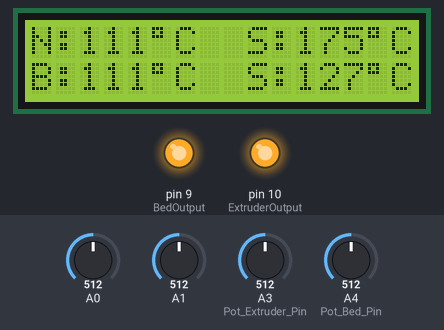
Simulated run of this sketch. Board: Arduino Uno, built with avr-gcc and run on an emulated ATmega328P. Parts: 16×2 character LCD, output pins drawn as LEDs (lit = HIGH). Inputs (shaded band) come from the test bench; at power-on: A0 = 512, A1 = 512, A3 (Pot_Extruder_Pin) = 512, A4 (Pot_Bed_Pin) = 512.

Above: at 1.2 s.
1.3 s: A0 set to 422
At 1.9 s:
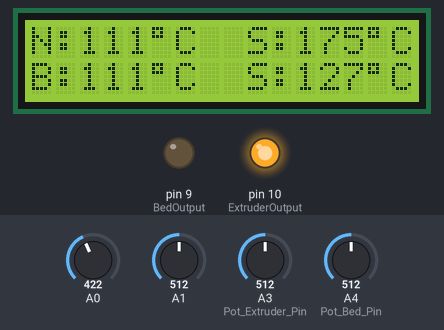
3.5 s: A0 set to 401
At 4.9 s:
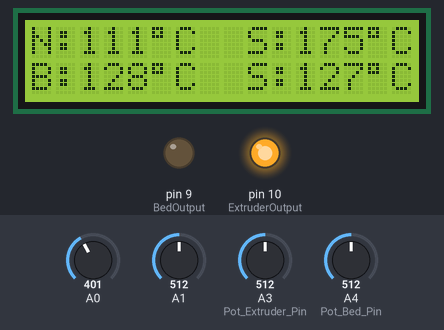
5.5 s: A1 set to 716
At 6.5 s:
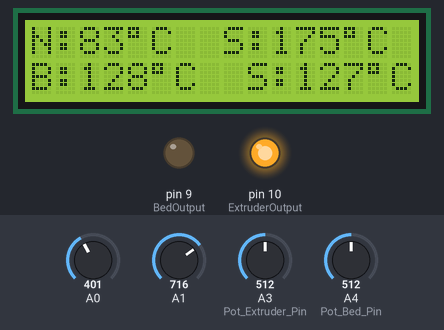
7.5 s: A3 (Pot_Extruder_Pin) set to 716
At 9.2 s:
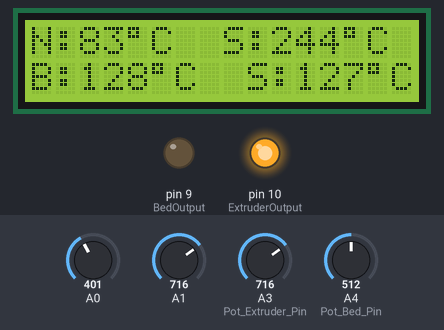
9.5 s: A4 (Pot_Bed_Pin) set to 530
At 11.1 s:
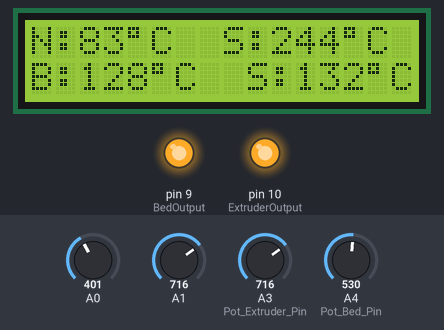
11.5 s: A1 set to 306
At 11.9 s:
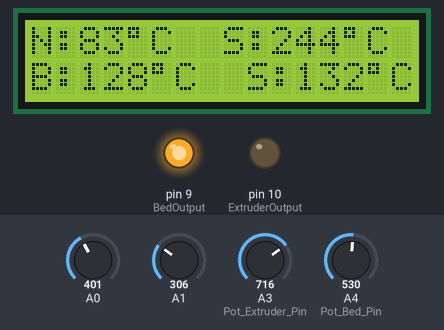
Timing chart, 0 to 14.5 s (numbered marks = the images above; inputs shaded):
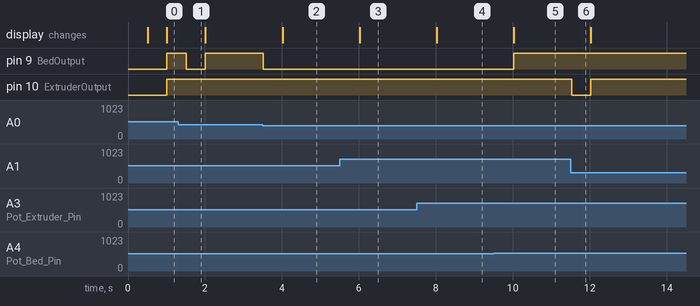

The sketch:

potlu.ino
```cpp
/*
 * Nuri Erginer
 * <http://3dprint.gnexlab.com/>
 * Extruder Controller Ver 3.2
 * Arduino üzerine gömülü yazılım
 * Bu yazılım 3d printerın extruder kısmını kontrol etmek için geliştirilmiştir.
 * Bu yazılım pc ile haberleşmez. usb üzerinden haberleşme mach3 cnc yazılımını etkilediği için bu versiyon geliştirildi
 * Isı kontrolü için pid yerine bang bang methodu kullanılmıştır. Daha büyük ısınma yüzeyi ile test edilecektir.
 */
#include <LiquidCrystal.h>
#include <PID_v1.h>

String firstLCDLine = String(16);
String secondLCDLine = String(16);
LiquidCrystal lcd(12, 11, 5, 4, 3, 2);

//Thermistor
#define T1 A1 //thermistor 1 connected to A1
#define T2 A0 //thermistor 2 connected to A0


#define Pot_Extruder_Pin   A3
#define Pot_Bed_Pin   A4

//Outputs
#define ExtruderOutput 10
#define BedOutput 9

long POT_previousMillis = 0;        // will store last time LED was updated
long POT_interval = 500;           // interval at which to blink (milliseconds)

long Display_previousMillis =0;
long Display_interval = 500;

#define TEMPERATURE_SAMPLES 10
#define TEMP_UPDATE_INTERVAL 200
unsigned long temp_prev_time;

double Current_Extruder_Temp = 0;
double Set_Extruder_Temp = 185;

double Current_Bed_Temp = 0;
double Set_Bed_Temp = 75;


int Extruder_Pot_Value;
int Bed_Pot_Value;


void setup() {

//  analogReference(EXTERNAL);

//  Serial.begin(4800);
//  Serial.println("Ready.");
  pinMode(ExtruderOutput, OUTPUT);
  digitalWrite(ExtruderOutput, LOW);

  pinMode(BedOutput, OUTPUT);
  digitalWrite(BedOutput, LOW);

  initPID();

  lcd.begin(16, 2);
  lcd.clear();
  lcd.print("gnexlab");
}

void LCDdisplay(){

   firstLCDLine = "N:";
   firstLCDLine.concat ((int)Current_Extruder_Temp);
   firstLCDLine.concat (char(223));
 //  firstLCDLine.concat (char(178));
   firstLCDLine.concat("C  ");

   firstLCDLine.concat("S:");
   firstLCDLine.concat ((int)Set_Extruder_Temp);
   firstLCDLine.concat (char(223));
 //  firstLCDLine.concat (char(178));
   firstLCDLine.concat("C");

   int bosluk1 = 16-firstLCDLine.length();
   for (int i=0; i <bosluk1; i++){
   firstLCDLine.concat(" ");
   }

   lcd.setCursor (0, 0);
   lcd.print (firstLCDLine);

   secondLCDLine = "B:";
   secondLCDLine.concat((int)Current_Bed_Temp);
   secondLCDLine.concat (char(223));
 //  secondLCDLine.concat (char(178));
   secondLCDLine.concat("C  ");

   secondLCDLine.concat("S:");
   secondLCDLine.concat((int)Set_Bed_Temp);
   secondLCDLine.concat (char(223));
 //  secondLCDLine.concat (char(178));
   secondLCDLine.concat("C");


   int bosluk = 16-secondLCDLine.length();
   for (int i=0; i <bosluk; i++){
   secondLCDLine.concat(" ");
   }

   lcd.setCursor (0, 1);
   lcd.print (secondLCDLine);
}

void loop() {

 if (millis() - POT_previousMillis > POT_interval)
{
    POT_previousMillis = millis();   // PID update rate

Extruder_Pot_Value = analogRead(Pot_Extruder_Pin); // read the value from the sensor
Extruder_Pot_Value = map(Extruder_Pot_Value, 0, 1023, 0, 350);

Set_Extruder_Temp = Extruder_Pot_Value;

Bed_Pot_Value = analogRead(Pot_Bed_Pin); // read the value from the sensor
Bed_Pot_Value = map(Bed_Pot_Value, 0, 1023, 0, 255);

Set_Bed_Temp = Bed_Pot_Value;

//Serial.println(Bed_Pot_Value);
}//if millis


 if (millis() - Display_previousMillis > Display_interval)
{
    Display_previousMillis = millis();   // PID update rate
    LCDdisplay();


Manage_Temperatures ();

}// if milis


//Serial.println(Motor_Pot_Value);

}//loop
```

MangeTemperature.ino
```cpp
// (licence header left out)
/**********************************************************************************************
 * Arduino PID Library - Version 1
 * by Brett Beauregard <br3ttb@gmail.com> brettbeauregard.com
 **********************************************************************************************/
double OutputValueExtruder;
double OutputValueBed;

double KP_Extruder = 400;
double KI_Extruder = 0.08;
double KD_Extruder = 400;

double KP_Bed = 400;
double KI_Bed = 0.08;
double KD_Bed = 400;


PID PIDExtruder(&Current_Extruder_Temp, &OutputValueExtruder, &Set_Extruder_Temp,KP_Extruder,KI_Extruder,KD_Extruder, DIRECT);
PID PIDBed(&Current_Bed_Temp, &OutputValueBed, &Set_Bed_Temp,KP_Bed,KI_Bed,KD_Bed, DIRECT);


int WindowSizeExtruder = 5000;
unsigned long windowStartTimeExtruder;

int WindowSizeBed = 5000;
unsigned long windowStartTimeBed;


// Thermistor lookup table for RepRap Temperature Sensor Boards (http://make.rrrf.org/ts)
// Made with createTemperatureLookup.py (http://svn.reprap.org/trunk/reprap/firmware/Arduino/utilities/createTemperatureLookup.py)
// ./createTemperatureLookup.py --r0=100000 --t0=25 --r1=0 --r2=4700 --beta=4066 --max-adc=1023
// r0: 100000
// t0: 25
// r1: 0
// r2: 4700
// beta: 4066
// max adc: 1023
#define NUMTEMPS 20
short temptable[NUMTEMPS][2] = {
   {1, 841},
   {54, 255},
   {107, 209},
   {160, 184},
   {213, 166},
   {266, 153},
   {319, 142},
   {372, 132},
   {425, 124},
   {478, 116},
   {531, 108},
   {584, 101},
   {637, 93},
   {690, 86},
   {743, 78},
   {796, 70},
   {849, 61},
   {902, 50},
   {955, 34},
   {1008, 3}
};


void read_Temperatures(){

        Current_Extruder_Temp = read_termistor(T1);
        Current_Bed_Temp = read_termistor(T2);


}

void initPIDExtruder(){

//     windowStartTimeExtruder = millis();
     //tell the PID to range between 0 and the full window size
//     PIDExtruder.SetOutputLimits(0, WindowSizeExtruder);

     //turn the PID on
    PIDExtruder.SetMode(AUTOMATIC);
}

void initPIDBed(){

 //    windowStartTimeBed = millis();
     //tell the PID to range between 0 and the full window size
 //    PIDBed.SetOutputLimits(0, WindowSizeBed);

     //turn the PID on
    PIDBed.SetMode(AUTOMATIC);
}


void Manage_Extruder_Temperature (){
  read_Temperatures();
  PIDExtruder.Compute();
/*

      unsigned long now = millis();
      if(now - windowStartTimeExtruder>WindowSizeExtruder)
      { //time to shift the Relay Window
       windowStartTimeExtruder += WindowSizeExtruder;
      }
      if(OutputValueExtruder > now - windowStartTimeExtruder) digitalWrite(ExtruderOutput,HIGH);
      else digitalWrite(ExtruderOutput,LOW);
*/
   analogWrite(ExtruderOutput,OutputValueExtruder);


}

void Manage_Bed_Temperature (){
  read_Temperatures();
  PIDBed.Compute();

     /*
      unsigned long now = millis();
      if(now - windowStartTimeBed>WindowSizeBed)
      { //time to shift the Relay Window
       windowStartTimeBed += WindowSizeBed;
      }
      if(OutputValueBed > now - windowStartTimeBed) digitalWrite(BedOutput,HIGH);
      else digitalWrite(BedOutput,LOW);
 */
   analogWrite(BedOutput,OutputValueBed);


}


void initPID(){
initPIDExtruder();
initPIDBed();
}

void Manage_Temperatures (){
Manage_Extruder_Temperature ();
Manage_Bed_Temperature ();
}

int read_termistor(int THERMISTOR_PIN)
{
     int rawtemp = analogRead(THERMISTOR_PIN);
   int current_celsius = 0;

   byte i;
   for (i=1; i<NUMTEMPS; i++)
   {
      if (temptable[i][0] > rawtemp)
      {
         int realtemp  = temptable[i-1][1] + (rawtemp - temptable[i-1][0]) * (temptable[i][1] - temptable[i-1][1]) / (temptable[i][0] - temptable[i-1][0]);

         if (realtemp > 255)
            realtemp = 255;

         current_celsius = realtemp;

         break;
      }
   }

   // Overflow: We just clamp to 0 degrees celsius
   if (i == NUMTEMPS)
   current_celsius = 0;

   return current_celsius;
}
```

Measured:
- the behaviour switches between 517 and 518 on A4 (Pot_Bed_Pin) (found by bisection; images 4 and 5)
- after the input at 1.3 s, pin 9 (BedOutput): HIGH → LOW after 0.21 s, → HIGH 0.50 s later
- after the input at 3.5 s, pin 9 (BedOutput): HIGH → LOW at once; the display: changes after 0.52 s (image 2)
- after the input at 5.5 s, the display: changes after 0.52 s (image 3)
- after the input at 7.5 s, the display: changes after 0.52 s (image 4)
- after the input at 9.5 s, pin 9 (BedOutput): LOW → HIGH after 0.53 s; the display: changes after 0.53 s (image 5)
- after the input at 11.5 s, pin 10 (ExtruderOutput): HIGH → LOW at once, → HIGH 0.50 s later
